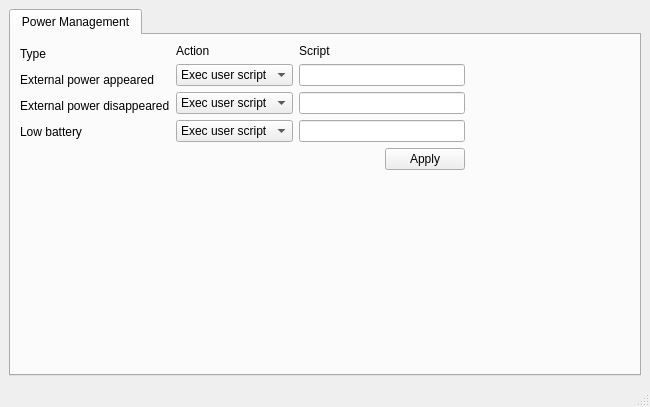
<?xml version="1.0" encoding="UTF-8"?>
<ui version="4.0">
 <class>MiniWindow</class>
 <widget class="QMainWindow" name="MiniWindow">
  <property name="geometry">
   <rect>
    <x>0</x>
    <y>0</y>
    <width>650</width>
    <height>407</height>
   </rect>
  </property>
  <property name="windowTitle">
   <string>PicnicHat Configuration</string>
  </property>
  <widget class="QWidget" name="centralwidget">
   <layout class="QGridLayout" name="gridLayout">
    <item row="0" column="0">
     <widget class="QTabWidget" name="tabWidget">
      <property name="currentIndex">
       <number>0</number>
      </property>
      <widget class="QWidget" name="tab">
       <attribute name="title">
        <string>Power Management</string>
       </attribute>
       <layout class="QGridLayout" name="gridLayout_2">
        <item row="0" column="0">
         <layout class="QVBoxLayout" name="verticalLayout">
          <item>
           <widget class="QLabel" name="label">
            <property name="text">
             <string>Type</string>
            </property>
           </widget>
          </item>
          <item>
           <widget class="QLabel" name="label_4">
            <property name="text">
             <string>External power appeared</string>
            </property>
           </widget>
          </item>
          <item>
           <widget class="QLabel" name="label_5">
            <property name="text">
             <string>External power disappeared</string>
            </property>
           </widget>
          </item>
          <item>
           <widget class="QLabel" name="label_6">
            <property name="text">
             <string>Low battery</string>
            </property>
           </widget>
          </item>
         </layout>
        </item>
        <item row="0" column="1">
         <layout class="QVBoxLayout" name="verticalLayout_2">
          <item>
           <widget class="QLabel" name="label_2">
            <property name="text">
             <string>Action</string>
            </property>
           </widget>
          </item>
          <item>
           <widget class="QComboBox" name="comboBox_ext_pow_app">
            <item>
             <property name="text">
              <string>Exec user script</string>
             </property>
            </item>
            <item>
             <property name="text">
              <string>No action</string>
             </property>
            </item>
           </widget>
          </item>
          <item>
           <widget class="QComboBox" name="comboBox_ext_pow_disapp">
            <item>
             <property name="text">
              <string>Exec user script</string>
             </property>
            </item>
            <item>
             <property name="text">
              <string>No action</string>
             </property>
            </item>
           </widget>
          </item>
          <item>
           <widget class="QComboBox" name="comboBox_low_bat">
            <item>
             <property name="text">
              <string>Exec user script</string>
             </property>
            </item>
            <item>
             <property name="text">
              <string>No action</string>
             </property>
            </item>
           </widget>
          </item>
         </layout>
        </item>
        <item row="0" column="2">
         <layout class="QVBoxLayout" name="verticalLayout_3">
          <item>
           <widget class="QLabel" name="label_3">
            <property name="text">
             <string>Script</string>
            </property>
           </widget>
          </item>
          <item>
           <widget class="QLineEdit" name="lineEdit_ext_pow_app"/>
          </item>
          <item>
           <widget class="QLineEdit" name="lineEdit_ext_pow_disapp"/>
          </item>
          <item>
           <widget class="QLineEdit" name="lineEdit_low_bat"/>
          </item>
         </layout>
        </item>
        <item row="0" column="3">
         <spacer name="horizontalSpacer_2">
          <property name="orientation">
           <enum>Qt::Horizontal</enum>
          </property>
          <property name="sizeHint" stdset="0">
           <size>
            <width>143</width>
            <height>20</height>
           </size>
          </property>
         </spacer>
        </item>
        <item row="2" column="1">
         <spacer name="verticalSpacer">
          <property name="orientation">
           <enum>Qt::Vertical</enum>
          </property>
          <property name="sizeHint" stdset="0">
           <size>
            <width>20</width>
            <height>156</height>
           </size>
          </property>
         </spacer>
        </item>
        <item row="1" column="0" colspan="3">
         <layout class="QHBoxLayout" name="horizontalLayout">
          <item>
           <spacer name="horizontalSpacer">
            <property name="orientation">
             <enum>Qt::Horizontal</enum>
            </property>
            <property name="sizeHint" stdset="0">
             <size>
              <width>40</width>
              <height>20</height>
             </size>
            </property>
           </spacer>
          </item>
          <item>
           <widget class="QPushButton" name="pushButton_apply">
            <property name="text">
             <string>Apply</string>
            </property>
           </widget>
          </item>
         </layout>
        </item>
       </layout>
      </widget>
     </widget>
    </item>
   </layout>
  </widget>
  <widget class="QMenuBar" name="menubar">
   <property name="geometry">
    <rect>
     <x>0</x>
     <y>0</y>
     <width>650</width>
     <height>20</height>
    </rect>
   </property>
  </widget>
  <widget class="QStatusBar" name="statusbar"/>
 </widget>
 <resources/>
 <connections/>
</ui>
